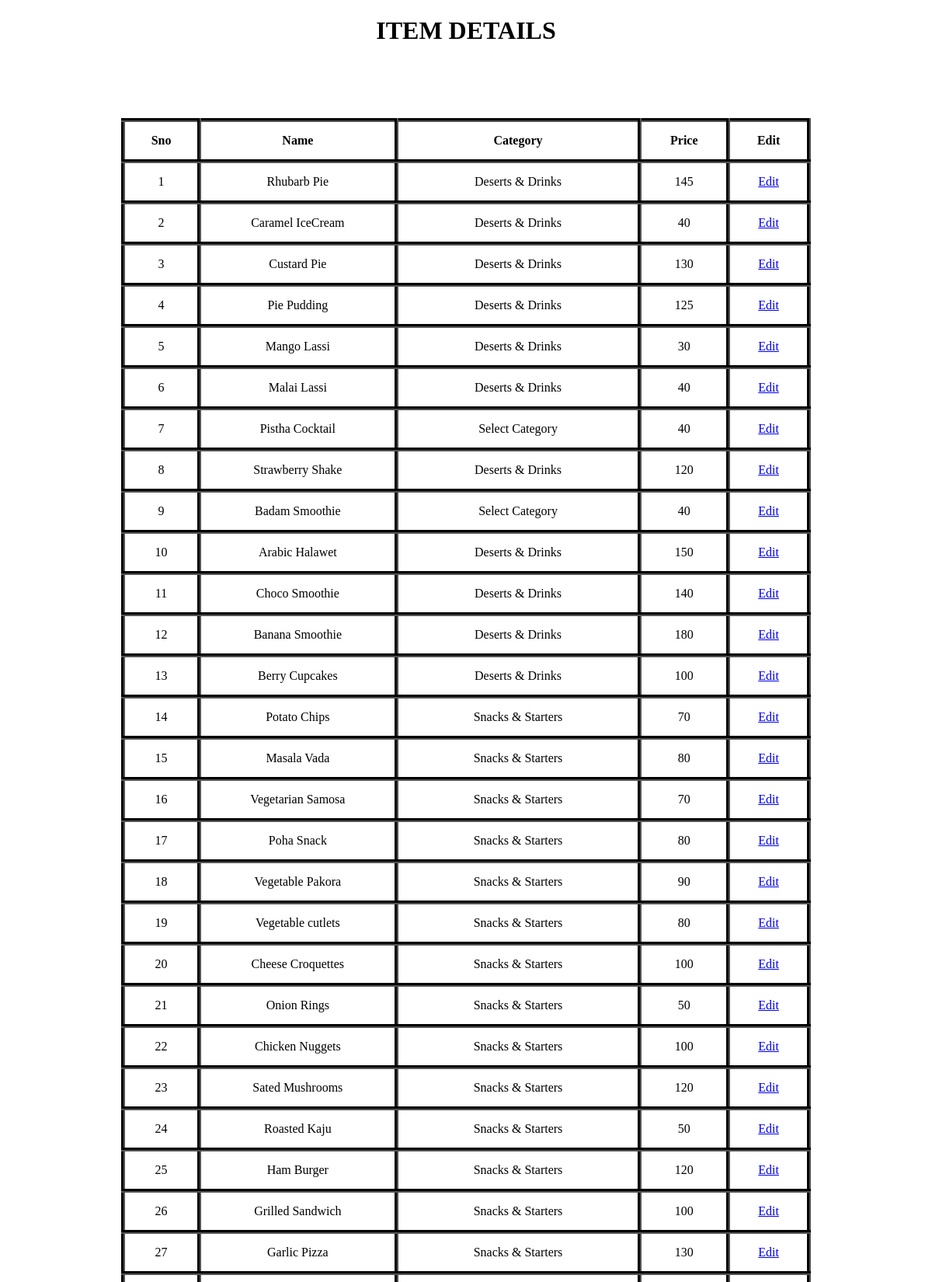
The page /update/ (upper part) on the database its author committed.
### DreamDine/models.py (models this page shows)
class item(models.Model):
    name = models.CharField(max_length=50)
    category=models.CharField(max_length=50)
    price = models.IntegerField()
    image= models.URLField(max_length=300)
    class Meta:
        db_table = "item"

### DreamDine/views.py (the view)
# urls.py: path('update/',views.update),
def update(request):
    pro = item.objects.all()
    return render(request, 'update.html', {'pro':pro,'title':'ProductDetails Info'})

### DreamDine/Templates/update.html (shortened to what this page needs)
<!DOCTYPE html>
<html lang="en">
<head>
</head>
<body>
<h1 align="center">ITEM DETAILS</h1>
<br><br><br><br>
<table align="center"  style="width:75%">
    <tr>
        <th>Sno</th>
        <th>Name</th>
        <th>Category</th>
        <th>Price</th>
		<th>Edit</th>
    </tr>
    {% for p in pro %}
    <tr>
        <td>{{ forloop.counter }}</td>
        <td>{{ p.name }}</td>
        <td>{{ p.category }}</td>
        <td>{{ p.price }}</td>
		<td><a href="{% url 'update_form' name=p.name price=p.price  %}">Edit</a></td>
    </tr>
    {% endfor %}
</table>
</body>
</html>

### DreamDine/Templates/update.html (style rules this page uses)
html { background-image:url('https://media.istockphoto.com/vectors/vector-illustration-of-plain-beige-grungy-background-vector-id962839792?k=6&m=962839792&s=612x612&w=0&h=wijc8p9oPEQ2hlXVT4VTtot42uCu4L7A8aTvuE4dRf8='); background-repeat: no-repeat; background-size: 100%; background-attachment: fixed; background-position: center; }
table, th, td { border: 5px outset black; border-collapse: collapse; background-color:white; padding:15px; text-align:center; }
td { align="center"; }

### rows shown on the page
item: name "Rhubarb Pie", category "Deserts & Drinks", price "145"
item: name "Caramel IceCream", category "Deserts & Drinks", price "40"
item: name "Custard Pie", category "Deserts & Drinks", price "130"
item: name "Pie Pudding", category "Deserts & Drinks", price "125"
item: name "Mango Lassi", category "Deserts & Drinks", price "30"
item: name "Malai Lassi", category "Deserts & Drinks", price "40"
item: name "Pistha Cocktail", category "Select Category", price "40"
item: name "Strawberry Shake", category "Deserts & Drinks", price "120"
item: name "Badam Smoothie", category "Select Category", price "40"
item: name "Arabic Halawet", category "Deserts & Drinks", price "150"
item: name "Choco Smoothie", category "Deserts & Drinks", price "140"
item: name "Banana Smoothie", category "Deserts & Drinks", price "180"
item: name "Berry Cupcakes", category "Deserts & Drinks", price "100"
item: name "Potato Chips", category "Snacks & Starters", price "70"
item: name "Masala Vada", category "Snacks & Starters", price "80"
item: name "Vegetarian Samosa", category "Snacks & Starters", price "70"
item: name "Poha Snack", category "Snacks & Starters", price "80"
item: name "Vegetable Pakora", category "Snacks & Starters", price "90"
item: name "Vegetable cutlets", category "Snacks & Starters", price "80"
item: name "Cheese Croquettes", category "Snacks & Starters", price "100"
item: name "Onion Rings", category "Snacks & Starters", price "50"
item: name "Chicken Nuggets", category "Snacks & Starters", price "100"
item: name "Sated Mushrooms", category "Snacks & Starters", price "120"
item: name "Roasted Kaju", category "Snacks & Starters", price "50"
item: name "Ham Burger", category "Snacks & Starters", price "120"
item: name "Grilled Sandwich", category "Snacks & Starters", price "100"
item: name "Garlic Pizza", category "Snacks & Starters", price "130"
